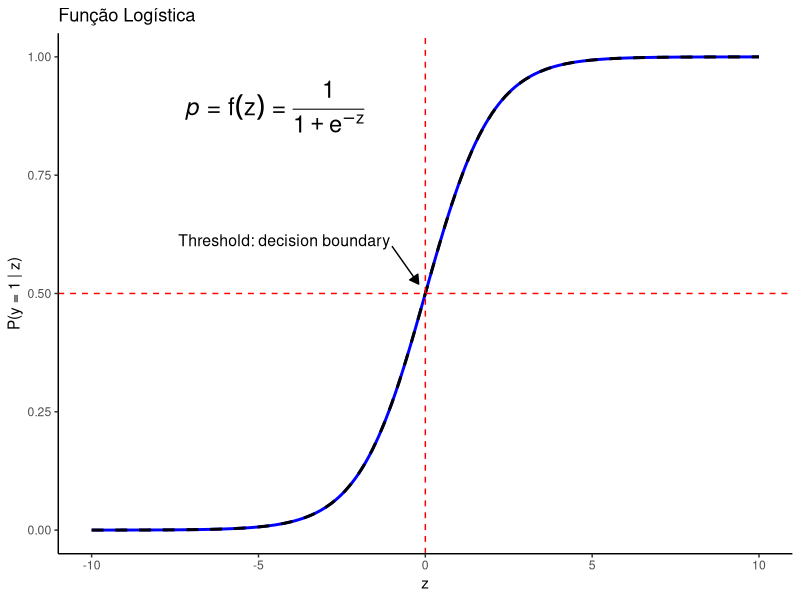

R code for this plot: (Note: this script raises an error after producing the figure.)
## ---- chunk 1
library(ggplot2)
library(pROC)
library(kableExtra)
## ---- chunk 2
# Gerar dados para plotar a função logística
z <- seq(-10, 10, by = 0.1)

# Função logística padrão com beta0 = 0 e beta1 = 1
prob <- plogis(z)  

# Criar um data frame para o ggplot
dados <- data.frame(x = z, prob = prob)

ggplot(dados, aes(x = x, y = prob)) +
  geom_line(color = "blue", linewidth = 1) +
  stat_function(fun = function(x) 1 / (1 + exp(-x)),
                color = "black", linewidth = 1, linetype = "dashed") +
  geom_vline(xintercept = 0, linetype = "dashed", color = "red") +
  geom_hline(yintercept = 0.5, linetype = "dashed", color = "red") +
  annotate(
    "text", x = -7.2, y = 0.84,
    label = "paste(italic(p),' = ', f(z), ' = ', frac(1, 1 + e^{-z}))",
    parse = TRUE, size = 6, hjust = 0, vjust = 0
  ) +
  # Desenha uma seta apontando para (x=0, y=0.5)
  annotate(
    "segment",
    x = -1.0, y = 0.6, xend = -0.2, yend = 0.52,
    arrow = arrow(length = unit(0.25, "cm"), type = "closed"),
    colour = "black"
  ) +
  annotate(
    "text", x = -1.05, y = 0.6,
    label = "Threshold: decision boundary",
    size = 4, hjust = 1, vjust = 0
  ) +
  labs(title = "Função Logística", x = "z", y = "P(y = 1 | z)") +
  theme_classic()
## ---- chunk 3
# Carregando o dataset
data(SAheart, package = "bestglm")

# Visualizando as primeiras linhas do dataset
head(SAheart) |>  kbl(caption = "Primeiras linhas do Dataset SAheart antes da normalização",
      booktabs = TRUE, 
      row.names = FALSE, 
      digits=2) |>
  kable_classic(full_width = F, html_font = "Cambria") |>
  row_spec(row = 1:6, color = "black", background = "white", font_size = 10) |>
  row_spec(row = 0, color = "white", background = "#FF5733", font_size = 15)
## ---- chunk 4
# Criando uma função para normalizar os dados
normalize <- function(x) {
  return ((x - mean(x)) / sd(x))
}

# Identificando as variáveis numéricas
numericvars <- c("sbp", "tobacco", "ldl", "adiposity", "typea", "obesity", "alcohol", "age")

# Normalizando as variáveis numéricas em todo o dataset
SAheart[numericvars] <- lapply(SAheart[numericvars], normalize)
## ---- chunk 5
head(SAheart) |>  kbl(caption = "Primeiras linhas do Dataset SAheart depois da normalização",
      booktabs = TRUE, 
      row.names = FALSE, 
      digits=2) |>
  kable_classic(full_width = F, html_font = "Cambria") |>
  row_spec(row = 1:6, color = "black", background = "white", font_size = 10) |>
  row_spec(row = 0, color = "white", background = "#FF5733", font_size = 15)
## ---- chunk 6
SAheart$famhist <- as.factor(SAheart$famhist)
## ---- chunk 7
plot(SAheart)
## ---- chunk 8
cor.test(SAheart$adiposity, SAheart$obesity)
## ---- chunk 9
# Dividindo os dados em treino (70%) e teste (30%)
set.seed(123)

# criando indices aleatórios para as 70% das linhas do dataset
train_indices <- sample(1:nrow(SAheart), size = 0.7 * nrow(SAheart))
# explicação: 
# 1:nrow(SAheart): Gera uma sequência de números de 1 até o número de linhas do dataset SAheart. Isso representa todos os índices das observações no dataset.
# size = 0.7 * nrow(SAheart): Define o tamanho da amostra como 70% do número total de observações no dataset.
# sample(): A função sample seleciona aleatoriamente os índices 

# Selecionando todas as colunas para os índices especificados em train_indices. Isso cria o subconjunto train_data, contendo 70% dos dados originais, selecionados aleatoriamente.
SAheart_train_data  <- SAheart[train_indices, ]

# Selecionando todas as colunas para os índices que não estão em train_indices (indicado pelo - antes de train_indices). Isso cria o subconjunto test_data, contendo os 30% restantes dos dados.
SAheart_test_data   <- SAheart[-train_indices, ]
## ---- chunk 10
# Ajustando o modelo de regressão logística
# é preciso especificar o parâmetro family = binomial
SAheart_model <- glm(chd ~ sbp + tobacco + ldl + adiposity + famhist + typea + alcohol + age,
                 data = SAheart_train_data, 
                 family = binomial)

# Sumário do modelo
summary(SAheart_model)
## ---- chunk 11
# Fazendo predições no conjunto de teste
SAheart_test_data$predictedprob <- predict(SAheart_model, 
                                            newdata = SAheart_test_data, 
                                            type = "response")
## ---- chunk 12
head(SAheart_test_data) |>  
  dplyr::select(predictedprob) |>
  kbl(caption = "Primeiras linhas da coluna predictedprob",
      booktabs = TRUE, 
      row.names = FALSE, 
      digits=2,
      align = "c") |>
  kable_classic(full_width = F, html_font = "Cambria") |>
  row_spec(row = 1:6, color = "black", background = "white", font_size = 10) |>
  row_spec(row = 0, color = "white", background = "#FF5733", font_size = 15)
## ---- chunk 13
# Convertendo probabilidades em classes (0/1) com threshold de 0.5
SAheart_test_data$predictedclass <- ifelse(SAheart_test_data$predictedprob > 0.5, 1, 0)
## ---- chunk 14
head(SAheart_test_data) |>  
  dplyr::select(predictedprob, predictedclass) |>
  kbl(caption = "Primeiras linhas das colunas predictedprob e predictedclass",
      booktabs = TRUE, 
      row.names = FALSE, 
      digits=2,
      align = "c") |>
  kable_classic(full_width = F, html_font = "Cambria") |>
  row_spec(row = 1:6, color = "black", background = "white", font_size = 10) |>
  row_spec(row = 0, color = "white", background = "#FF5733", font_size = 15)
## ---- chunk 15
# Calculando a acurácia do modelo
accuracy <- mean(SAheart_test_data$predictedclass == SAheart_test_data$chd)
print(paste("Acurácia do modelo:", round(accuracy, 2)))
## ---- chunk 16
# Gerando a matriz de confusão
table(SAheart_test_data$chd, SAheart_test_data$predictedclass)

# Plotando a curva ROC
roc_curve <- roc(SAheart_test_data$chd, SAheart_test_data$predictedprob)
plot(roc_curve, main = "Curva ROC", col = "blue")
## ---- chunk 17
# Calculando a AUC
roc_curve <- roc(SAheart_test_data$chd, SAheart_test_data$predictedprob)
auc_value <- auc(roc_curve)
print(paste("Área sob a curva (AUC):", round(auc_value, 2)))
